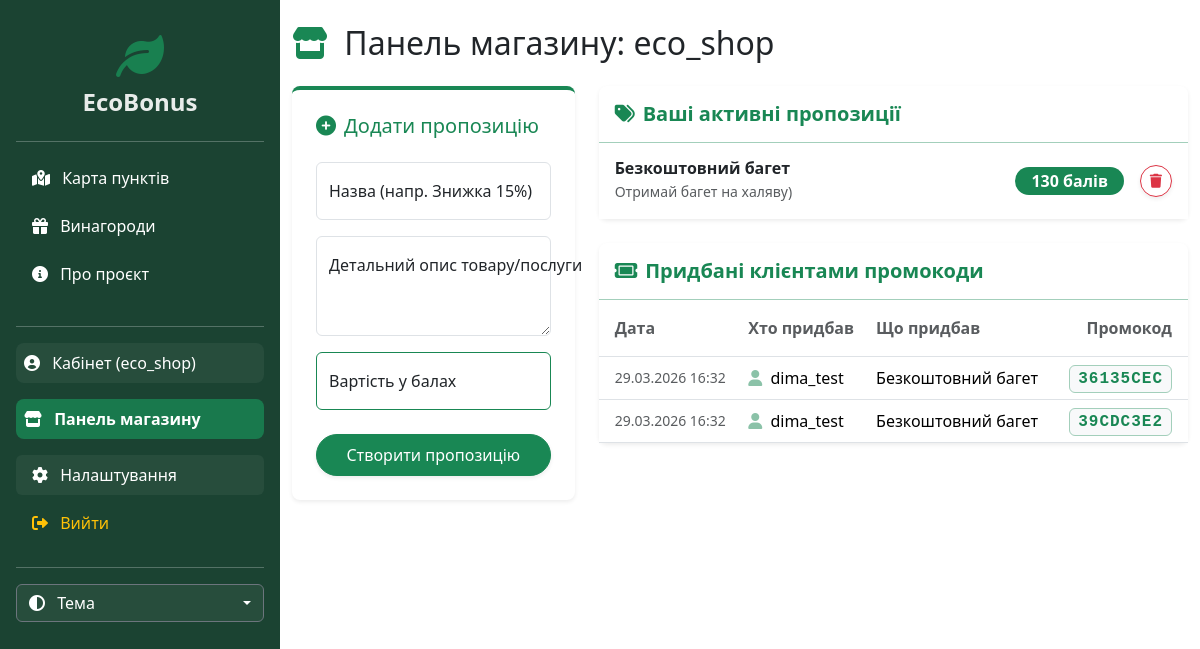
The page /store-panel/ (signed in) on the database as committed earlier.
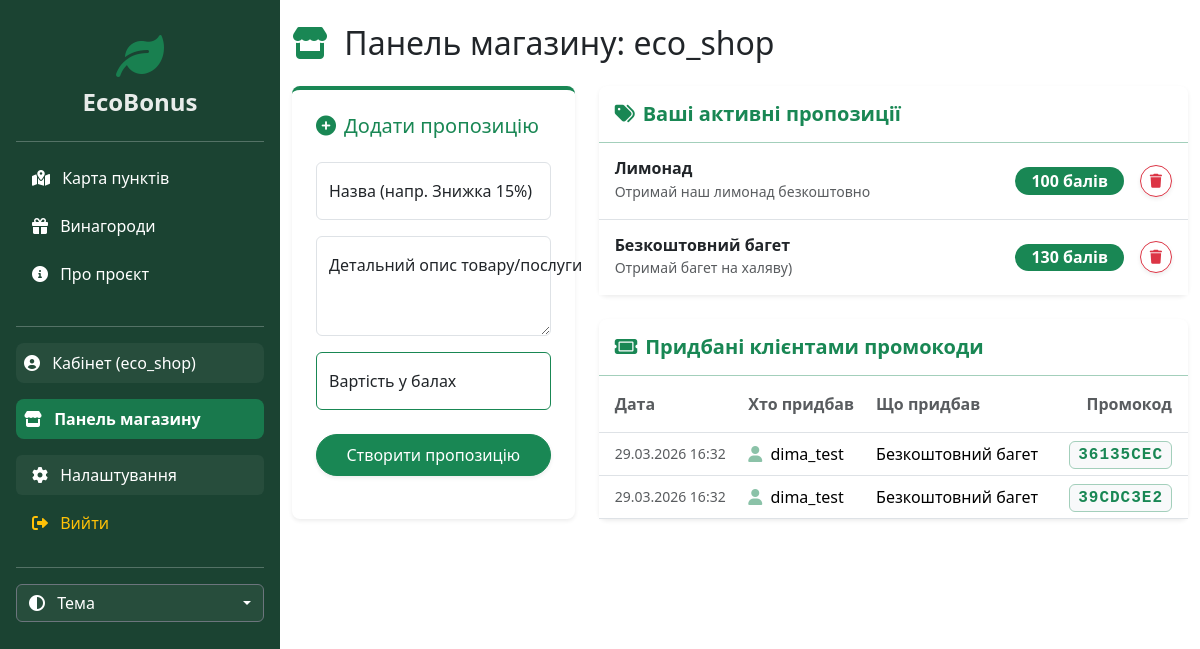
The same page on the database as committed later.
### main/models.py (models this page shows, shortened)
class StoreOffer(models.Model):
    store = models.ForeignKey(User, on_delete=models.CASCADE, related_name='offers', verbose_name='Магазин')
    title = models.CharField(max_length=100, verbose_name='Назва винагороди')
    description = models.TextField(verbose_name='Опис', blank=True, null=True)
    cost = models.IntegerField(verbose_name='Вартість (в балах)')
    is_active = models.BooleanField(default=True, verbose_name='Активно')
    created_at = models.DateTimeField(auto_now_add=True)

class UserReward(models.Model):
    user = models.ForeignKey(User, on_delete=models.CASCADE, related_name='my_rewards', verbose_name="Користувач")
    reward_name = models.CharField(max_length=255, verbose_name="Назва винагороди")
    promo_code = models.CharField(max_length=20, verbose_name="Унікальний код")
    purchased_at = models.DateTimeField(auto_now_add=True, verbose_name="Дата покупки")
    offer = models.ForeignKey('StoreOffer', on_delete=models.SET_NULL, null=True, blank=True, related_name='purchased_codes', verbose_name='Яка пропозиція')
    is_used = models.BooleanField(default=False, verbose_name='Використано')

### main/views.py (the view, shortened to what this page needs)
# urls.py: path('store-panel/', views.store_panel, name='store_panel'),
@login_required
def store_panel(request):
    profile = request.user.userprofile
    if not profile.is_store:
        messages.error(request, "У вас немає доступу до панелі партнера-магазину.")
        return redirect('home')
    my_offers = StoreOffer.objects.filter(store=request.user).order_by('-created_at')
    purchased_codes = UserReward.objects.filter(offer__store=request.user).order_by('-purchased_at')
    return render(request, 'main/store_panel.html', {
        'my_offers': my_offers,
        'purchased_codes': purchased_codes
    })

### main/templates/main/store_panel.html (shortened to what the changed rows need)
{% extends 'main/layout.html' %}
{% block content %}
<div class="container mt-4 mb-5">
    <h2 class="mb-4">
        <i class="fa-solid fa-store text-success me-2"></i> Панель магазину: {{ user.username }}
    </h2>
    <div class="row g-4">
        <div class="col-md-8">
            <div class="card shadow-sm border-0 bg-body rounded-3 mb-4">
                <div class="card-body p-0">
                    <ul class="list-group list-group-flush">
                        {% for offer in my_offers %}
                        <li class="list-group-item d-flex justify-content-between align-items-center p-3">
                            <div>
                                <h6 class="mb-0 fw-bold">{{ offer.title }}</h6>
                                <small class="text-muted">{{ offer.description|truncatechars:60 }}</small>
                            </div>
                            <div class="d-flex align-items-center gap-3">
                                <span class="badge bg-success rounded-pill fs-6 px-3">{{ offer.cost }} балів</span>
                                <form action="{% url 'delete_offer' offer.id %}" method="POST" class="m-0" onsubmit="return confirm('Ви впевнені, що хочете назавжди видалити цю пропозицію?');">
                                    <button type="submit" class="btn btn-outline-danger btn-sm rounded-circle shadow-sm d-flex justify-content-center align-items-center" style="width: 32px; height: 32px; padding: 0;" title="Видалити пропозицію">
                                        <i class="fa-solid fa-trash"></i>
                                    </button>
                                </form>
                            </div>
                        </li>
                        {% empty %}
                        <li class="list-group-item text-center py-4 text-muted">
                            Ви ще не додали жодної пропозиції в магазин.
                        </li>
                        {% endfor %}
                    </ul>
                </div>
            </div>
            <div class="card shadow-sm border-0 bg-body rounded-3">
                <div class="card-body p-0">
                    <div class="table-responsive">
                        <table class="table table-hover mb-0 align-middle">
                            <thead class="bg-body-tertiary">
                                <tr>
                                    <th class="py-3 ps-3 text-muted">Дата</th>
                                    <th class="py-3 text-muted">Хто придбав</th>
                                    <th class="py-3 text-muted">Що придбав</th>
                                    <th class="py-3 pe-3 text-end text-muted">Промокод</th>
                                </tr>
                            </thead>
                            <tbody>
                                {% for code in purchased_codes %}
                                <tr>
                                    <td class="ps-3 text-muted small">{{ code.purchased_at|date:"d.m.Y H:i" }}</td>
                                    <td class="fw-medium"><i class="fa-solid fa-user text-success opacity-50 me-1"></i> {{ code.user.username }}</td>
                                    <td>{{ code.offer.title }}</td>
                                    <td class="pe-3 text-end">
                                        <span class="font-monospace fw-bold px-2 py-1 bg-body-tertiary border border-success-subtle rounded text-success" style="letter-spacing: 1px;">
                                            {{ code.promo_code }}
                                        </span>
                                    </td>
                                </tr>
                                {% endfor %}
                            </tbody>
                        </table>
                    </div>
                </div>
            </div>
        </div>
    </div>
</div>
{% endblock %}

Rows that differ between the two databases and show on the page:
added StoreOffer: title "Лимонад", description "Отримай наш лимонад безкоштовно", cost "100"
